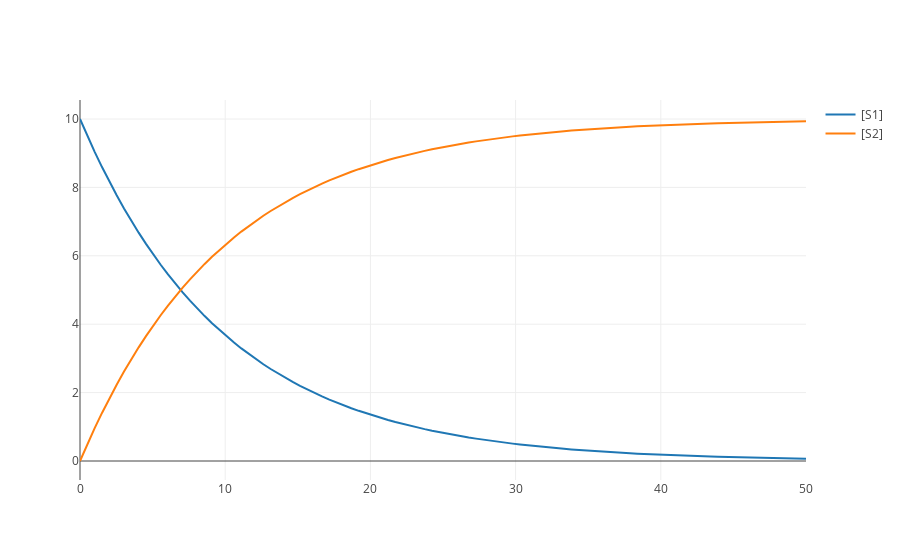

This figure's notebook cell:
### Code cell
simple.simulate(0, 50, 100)
simple.plot()
